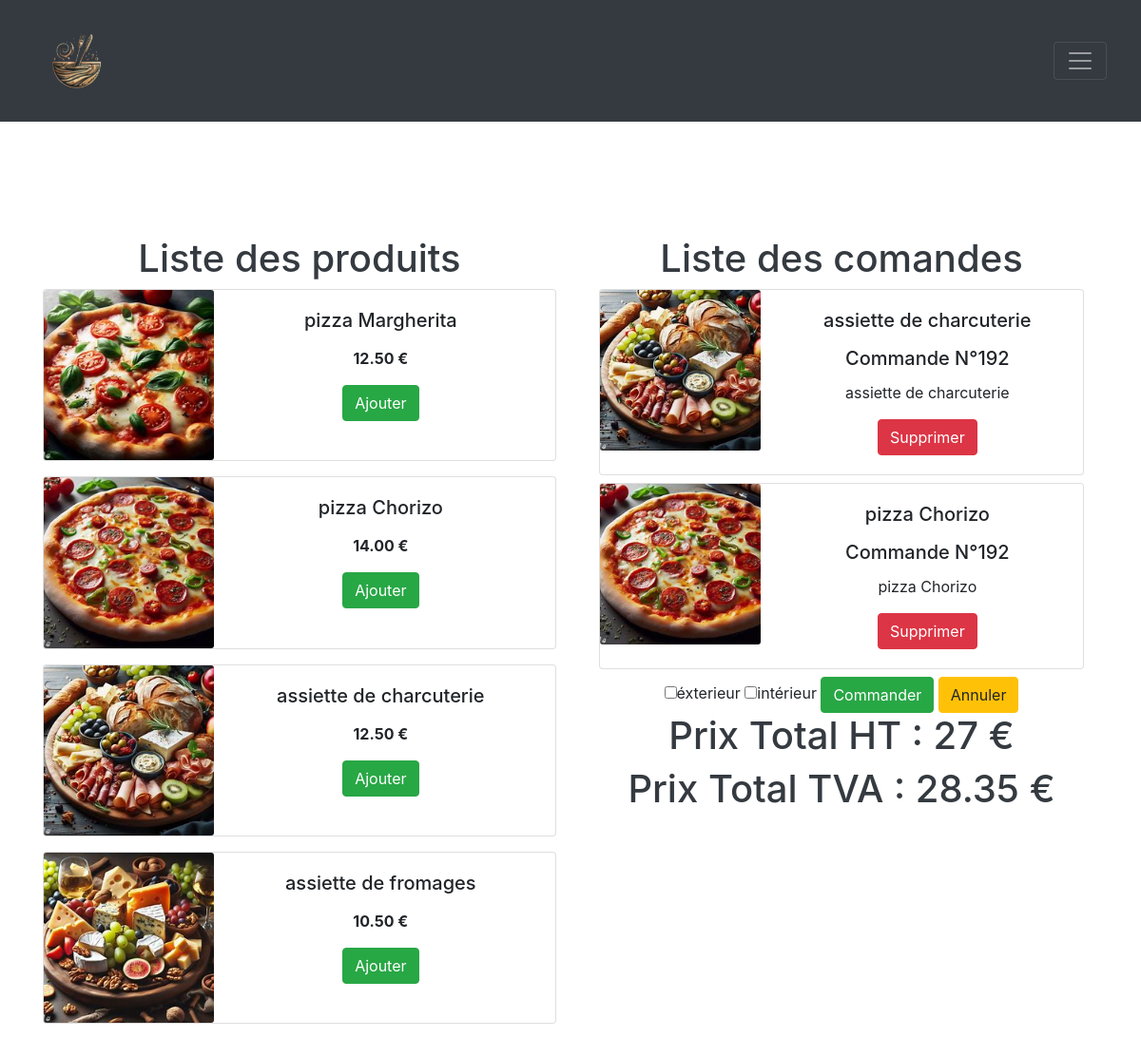
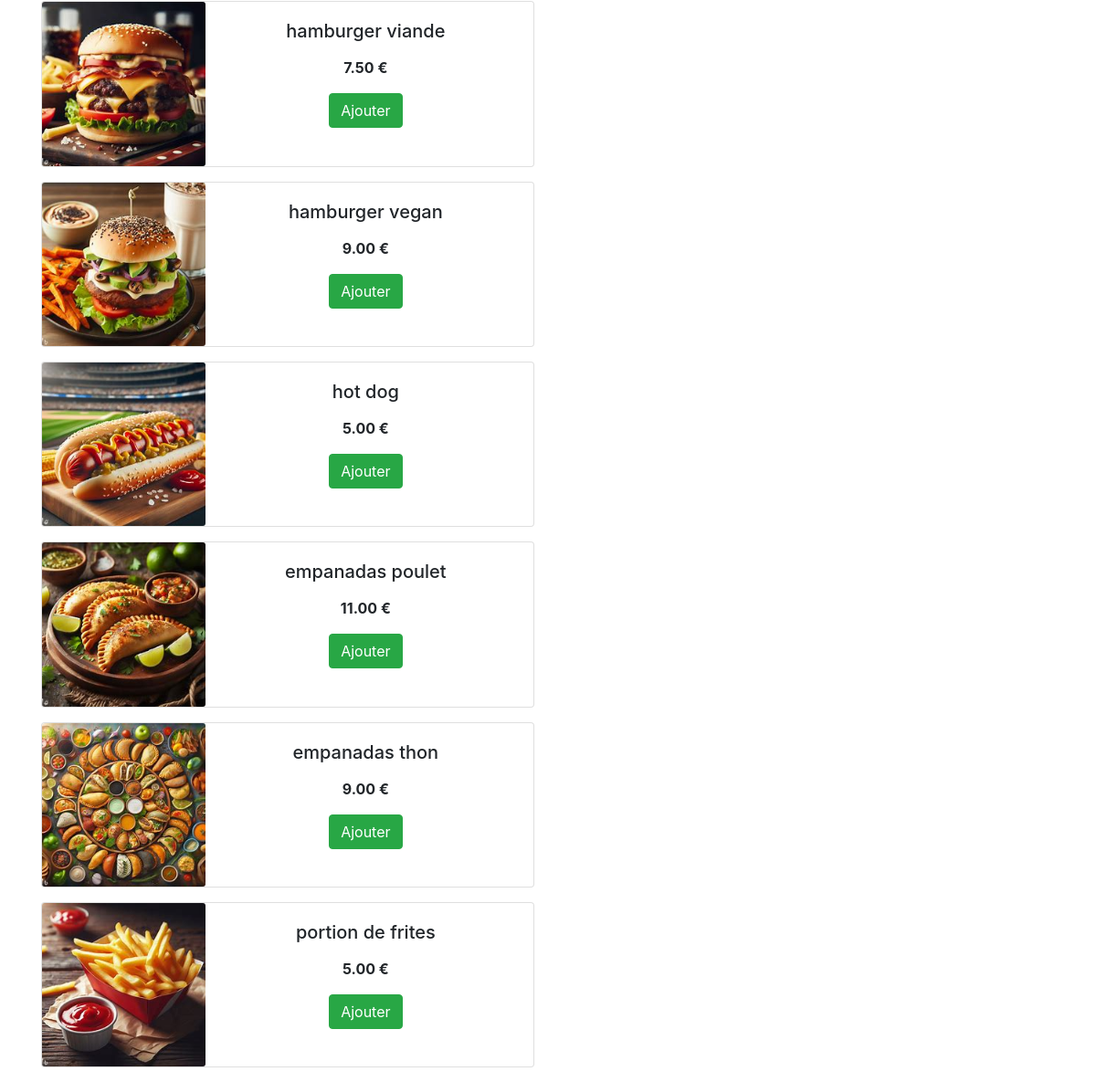
The page /list.php (signed in) on the database its author committed (2 pictures, top to bottom).
### tables this page shows
CREATE TABLE `produit` (
  `id_produit` int(11) NOT NULL,
  `libelle` varchar(255) NOT NULL,
  `prix_ht` decimal(10,2) NOT NULL,
  `descProduit` varchar(250) DEFAULT NULL
);

CREATE TABLE `ligne` (
  `id_ligne` int(11) NOT NULL,
  `id_commande` int(11) NOT NULL,
  `id_produit` int(11) NOT NULL,
  `qte` int(11) NOT NULL DEFAULT 0,
  `total_ligne_ht` decimal(10,2) NOT NULL DEFAULT 0.00
);

### class/database.class.php (called while the page is built, shortened)
<?php
class Database
{
    private PDO $dbh;
    function __construct(PDO $pDO)
    {
        $this->dbh = $pDO;
    }
    public function SelectDb(string $sql, ?array $champs)
    {
        try {
            $sth = $this->dbh->prepare($sql);
            $sth->execute($champs);
            $row = $sth->fetchAll();
            return $row;
        } catch (PDOException $e) {
            die("<p>Erreur lors de la requête SELECT SQL : " . $e->getMessage() . "</p>");
        }
    }
}
?>

### list.php (the view, shortened to what this page needs)
<?php
include_once "class/database.class.php";
$objetConnexion = db_connect();
$db = new Database($objetConnexion);
$user = $_SESSION["user"];
if ($user) {
    $produits = $db->SelectDb("SELECT * FROM produit;", NULL);
    $commandes = $db->SelectDb("SELECT * FROM commande, user WHERE user.id_user = commande.id_user AND commande.id_user=:idUser;", [":idUser" => $user['id_user']]);
    if(!empty( $commandes[0]["id_commande"])) {
    $lignes = $db->SelectDb("SELECT * FROM `ligne`, user WHERE user.id_user = :id_user AND ligne.id_commande = :id_commande", [":id_user" => $user['id_user'], ":id_commande" => $commandes[0]["id_commande"]]);
    }
}
?>
<!doctype html>
<html lang="fr">
<head>
    <?php
    include('header.php');
    ?>
    <div class="container">
        <div class="row">
            <div class="col align-self-start">
                <div class="text-dark">
                    <h1>Liste des produits</h1>
                </div>
                <?php
                foreach ($produits as $row) {
                    echo
                    '
                    <form method="POST">
                    <div class="card mb-3" style="max-width: 640px;">
                    <div class="row no-gutters">
                        <div class="col-md-4">
                            <img src="images/'.$row['libelle'].'.jpg" class="card-img" alt="pizza">
                        </div>
                        <div class="col-md-8">
                            <div class="card-body" style="width: 350px;">
                                <h5 class="card-title">' . $row['libelle'] . '</h5>
                                <p class="card-text">' . $row['descProduit'] . '</p>
                                <p class="font-weight-bold">' . $row['prix_ht'] . ' €</p>
                                <input type="hidden"  name="productID" value="' . $row['id_produit'] . '">
                                <input type="submit" value="Ajouter" name="ajouter" class="btn btn-success"/>
                            </div>
                        </div>
                    </div>
                  </div>
                </form>';
                }
                ?>
            </div>
            <div class="col align-self-start">
                <div class="text-dark">
                    <h1> Liste des comandes</h1>
                </div>
                <div class="box">
                    <div class="col align-self-start">
                        <?php
                        if(!empty($lignes)) {
                        foreach ($lignes as $row) {
                            $typeconso = $db->SelectDb(
                                "SELECT type_conso FROM `commande`, user WHERE commande.id_commande = :id_commande AND user.id_user = :id_user;",
                                [":id_commande" => $row["id_commande"], ":id_user" => $user["id_user"]]
                            );
                            $the_product = $db->SelectDb("SELECT * FROM produit WHERE id_produit=:id_produit", [':id_produit' => $row['id_produit']]);
                            echo '
                            <form method="POST">
                            <div class="card mb-2" style="max-width: 640px;">
                            <div class="row no-gutters">
                                <div class="col-md-4">
                                    <img src="images/'.$the_product[0]['libelle'].'.jpg" class="card-img" alt="pizza">
                                </div>
                                <div class="col-md-8">
                                <div class="card-body" style="width: 350px;">
                                <h5 class="card-title"> ' . $the_product[0]['libelle'] . '</h5>
                                <p class="font-weight-bold"> </p>
                                <h5 class="card-title"> Commande N°' . $row['id_commande'] . '</h5>
                                 <p class="card-text">' . $the_product[0]['libelle'] . '</p>
                                            <input type="hidden"  name="deleteID" value="' . $row['id_ligne'] . '">
                                        <input type="submit" value="Supprimer" name="supprimer" class="btn btn-danger"/>
                                    </div>
                                </div>
                            </div>
                        </div>
                        </form>
                        ';
                        }
                    } else {
                    }
                    ?>
                    </div>
                </div>
                <form method="POST">
                    <input type="checkbox" value="1" name="typeconsommation">éxterieur</input>
                    <input type="checkbox" value="0" name="typeconsommation">intérieur</input>
                    <input type="submit" name="commander" class="btn btn-success" value="Commander">
                    <input type="submit" name="annuler" class="btn btn-warning" value="Annuler">
                </form>
                <div class="text-dark">
                    <h1>Prix Total HT :
                        <?php echo $_SESSION["total_commande"]; ?> €
                    </h1>
                    <h1>Prix Total TVA :
                        <?php $_SESSION['totalTVA'] = $_SESSION["total_commande"] + $_SESSION["total_commande"] * 0.05;
                        echo $_SESSION['totalTVA'].PHP_EOL;
                        ?> €
                    </h1>
                </div>
            </div>
        </div>
    </div>
    </body>
</html>

### header.php (shortened to what this page needs)
    <link rel="stylesheet" href="css/main.css">
    <link rel="stylesheet" href="https://cdn.jsdelivr.net/npm/bootstrap@4.0.0/dist/css/bootstrap.min.css">
</head>
<body style="background-color: white;">
    <nav class="navbar navbar-dark bg-dark">
        <div class="container-fluid">
            <a class="navbar-brand" href="#">
                <img width='30%' height='30%' src="img/logoRestoNoBg.png">
            </a>
            <button class="navbar-toggler" style="margin-right:5px !important;" type="button" data-bs-toggle="collapse" data-bs-target="#navbarSupportedContent">
                <span class="navbar-toggler-icon">
                </span>
            </button>
        </div>
    </nav>
    <section class="space"></section>

### css/main.css (style rules this page uses)
body { font-family: Lucida Console; padding:auto; margin:auto; background-color: white; box-sizing: border-box; }
h1, h2, h3, h4, h5, h6, p, form { text-align:center; }
.space { padding-top: 15vh; }

### rows shown on the page
produit: libelle (picture), libelle "pizza Margherita", prix_ht "12.50"
produit: libelle (picture), libelle "pizza Chorizo", prix_ht "14.00"
produit: libelle (picture), libelle "assiette de charcuterie", prix_ht "12.50"
produit: libelle (picture), libelle "assiette de fromages", prix_ht "10.50"
produit: libelle (picture), libelle "hamburger viande", prix_ht "7.50"
produit: libelle (picture), libelle "hamburger vegan", prix_ht "9.00"
produit: libelle (picture), libelle "hot dog", prix_ht "5.00"
produit: libelle (picture), libelle "empanadas poulet", prix_ht "11.00"
produit: libelle (picture), libelle "empanadas thon", prix_ht "9.00"
produit: libelle (picture), libelle "portion de frites", prix_ht "5.00"
ligne: id_produit.libelle (picture), id_produit.libelle "assiette de charcuterie", id_commande "192"
ligne: id_produit.libelle (picture), id_produit.libelle "pizza Chorizo", id_commande "192"

### other values the page prints
$_SESSION["total_commande"] "27"
$_SESSION['totalTVA'] "28.35"
